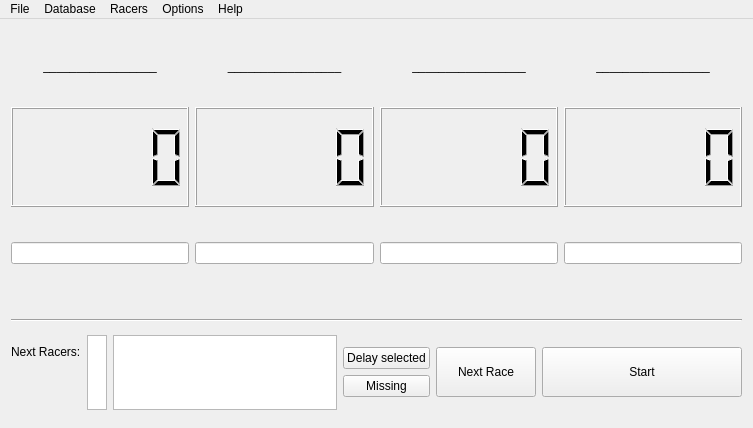
<?xml version="1.0" encoding="UTF-8"?>
<ui version="4.0">
 <class>pinewoodPC</class>
 <widget class="QMainWindow" name="pinewoodPC">
  <property name="geometry">
   <rect>
    <x>0</x>
    <y>0</y>
    <width>753</width>
    <height>428</height>
   </rect>
  </property>
  <property name="windowTitle">
   <string>PinewoodPC</string>
  </property>
  <property name="windowIcon">
   <iconset>
    <normaloff>../Documents/pine.ico</normaloff>../Documents/pine.ico</iconset>
  </property>
  <widget class="QWidget" name="centralWidget">
   <layout class="QVBoxLayout" name="verticalLayout_2">
    <item>
     <layout class="QVBoxLayout" name="verticalLayout">
      <item>
       <layout class="QHBoxLayout" name="horizontalLayout">
        <item>
         <layout class="QVBoxLayout" name="verticalLayout_3">
          <item>
           <spacer name="verticalSpacer_6">
            <property name="orientation">
             <enum>Qt::Vertical</enum>
            </property>
            <property name="sizeHint" stdset="0">
             <size>
              <width>20</width>
              <height>40</height>
             </size>
            </property>
           </spacer>
          </item>
          <item>
           <widget class="QLabel" name="label">
            <property name="text">
             <string>_________________</string>
            </property>
            <property name="alignment">
             <set>Qt::AlignCenter</set>
            </property>
           </widget>
          </item>
          <item>
           <spacer name="verticalSpacer_10">
            <property name="orientation">
             <enum>Qt::Vertical</enum>
            </property>
            <property name="sizeHint" stdset="0">
             <size>
              <width>20</width>
              <height>40</height>
             </size>
            </property>
           </spacer>
          </item>
          <item>
           <widget class="QLCDNumber" name="lcdNumber">
            <property name="minimumSize">
             <size>
              <width>0</width>
              <height>100</height>
             </size>
            </property>
            <property name="smallDecimalPoint">
             <bool>false</bool>
            </property>
            <property name="numDigits">
             <number>5</number>
            </property>
            <property name="segmentStyle">
             <enum>QLCDNumber::Filled</enum>
            </property>
            <property name="value" stdset="0">
             <double>0.000000000000000</double>
            </property>
           </widget>
          </item>
          <item>
           <spacer name="verticalSpacer">
            <property name="orientation">
             <enum>Qt::Vertical</enum>
            </property>
            <property name="sizeHint" stdset="0">
             <size>
              <width>20</width>
              <height>40</height>
             </size>
            </property>
           </spacer>
          </item>
          <item>
           <widget class="QLineEdit" name="lineEdit">
            <property name="inputMethodHints">
             <set>Qt::ImhDigitsOnly|Qt::ImhPreferNumbers</set>
            </property>
            <property name="alignment">
             <set>Qt::AlignCenter</set>
            </property>
           </widget>
          </item>
          <item>
           <spacer name="verticalSpacer_17">
            <property name="orientation">
             <enum>Qt::Vertical</enum>
            </property>
            <property name="sizeHint" stdset="0">
             <size>
              <width>20</width>
              <height>40</height>
             </size>
            </property>
           </spacer>
          </item>
         </layout>
        </item>
        <item>
         <layout class="QVBoxLayout" name="verticalLayout_4">
          <item>
           <spacer name="verticalSpacer_7">
            <property name="orientation">
             <enum>Qt::Vertical</enum>
            </property>
            <property name="sizeHint" stdset="0">
             <size>
              <width>20</width>
              <height>40</height>
             </size>
            </property>
           </spacer>
          </item>
          <item>
           <widget class="QLabel" name="label_2">
            <property name="text">
             <string>_________________</string>
            </property>
            <property name="alignment">
             <set>Qt::AlignCenter</set>
            </property>
           </widget>
          </item>
          <item>
           <spacer name="verticalSpacer_11">
            <property name="orientation">
             <enum>Qt::Vertical</enum>
            </property>
            <property name="sizeHint" stdset="0">
             <size>
              <width>20</width>
              <height>40</height>
             </size>
            </property>
           </spacer>
          </item>
          <item>
           <widget class="QLCDNumber" name="lcdNumber_2">
            <property name="minimumSize">
             <size>
              <width>0</width>
              <height>100</height>
             </size>
            </property>
            <property name="numDigits">
             <number>5</number>
            </property>
           </widget>
          </item>
          <item>
           <spacer name="verticalSpacer_14">
            <property name="orientation">
             <enum>Qt::Vertical</enum>
            </property>
            <property name="sizeHint" stdset="0">
             <size>
              <width>20</width>
              <height>40</height>
             </size>
            </property>
           </spacer>
          </item>
          <item>
           <widget class="QLineEdit" name="lineEdit_2">
            <property name="inputMethodHints">
             <set>Qt::ImhDigitsOnly|Qt::ImhPreferNumbers</set>
            </property>
            <property name="alignment">
             <set>Qt::AlignCenter</set>
            </property>
           </widget>
          </item>
          <item>
           <spacer name="verticalSpacer_18">
            <property name="orientation">
             <enum>Qt::Vertical</enum>
            </property>
            <property name="sizeHint" stdset="0">
             <size>
              <width>20</width>
              <height>40</height>
             </size>
            </property>
           </spacer>
          </item>
         </layout>
        </item>
        <item>
         <layout class="QVBoxLayout" name="verticalLayout_5">
          <item>
           <spacer name="verticalSpacer_8">
            <property name="orientation">
             <enum>Qt::Vertical</enum>
            </property>
            <property name="sizeHint" stdset="0">
             <size>
              <width>20</width>
              <height>40</height>
             </size>
            </property>
           </spacer>
          </item>
          <item>
           <widget class="QLabel" name="label_3">
            <property name="text">
             <string>_________________</string>
            </property>
            <property name="alignment">
             <set>Qt::AlignCenter</set>
            </property>
           </widget>
          </item>
          <item>
           <spacer name="verticalSpacer_12">
            <property name="orientation">
             <enum>Qt::Vertical</enum>
            </property>
            <property name="sizeHint" stdset="0">
             <size>
              <width>20</width>
              <height>40</height>
             </size>
            </property>
           </spacer>
          </item>
          <item>
           <widget class="QLCDNumber" name="lcdNumber_3">
            <property name="minimumSize">
             <size>
              <width>0</width>
              <height>100</height>
             </size>
            </property>
            <property name="smallDecimalPoint">
             <bool>false</bool>
            </property>
            <property name="numDigits">
             <number>5</number>
            </property>
            <property name="segmentStyle">
             <enum>QLCDNumber::Filled</enum>
            </property>
           </widget>
          </item>
          <item>
           <spacer name="verticalSpacer_15">
            <property name="orientation">
             <enum>Qt::Vertical</enum>
            </property>
            <property name="sizeHint" stdset="0">
             <size>
              <width>20</width>
              <height>40</height>
             </size>
            </property>
           </spacer>
          </item>
          <item>
           <widget class="QLineEdit" name="lineEdit_3">
            <property name="inputMethodHints">
             <set>Qt::ImhDigitsOnly|Qt::ImhPreferNumbers</set>
            </property>
            <property name="alignment">
             <set>Qt::AlignCenter</set>
            </property>
           </widget>
          </item>
          <item>
           <spacer name="verticalSpacer_19">
            <property name="orientation">
             <enum>Qt::Vertical</enum>
            </property>
            <property name="sizeHint" stdset="0">
             <size>
              <width>20</width>
              <height>40</height>
             </size>
            </property>
           </spacer>
          </item>
         </layout>
        </item>
        <item>
         <layout class="QVBoxLayout" name="verticalLayout_6">
          <item>
           <spacer name="verticalSpacer_9">
            <property name="orientation">
             <enum>Qt::Vertical</enum>
            </property>
            <property name="sizeHint" stdset="0">
             <size>
              <width>20</width>
              <height>40</height>
             </size>
            </property>
           </spacer>
          </item>
          <item>
           <widget class="QLabel" name="label_4">
            <property name="text">
             <string>_________________</string>
            </property>
            <property name="alignment">
             <set>Qt::AlignCenter</set>
            </property>
           </widget>
          </item>
          <item>
           <spacer name="verticalSpacer_13">
            <property name="orientation">
             <enum>Qt::Vertical</enum>
            </property>
            <property name="sizeHint" stdset="0">
             <size>
              <width>20</width>
              <height>40</height>
             </size>
            </property>
           </spacer>
          </item>
          <item>
           <widget class="QLCDNumber" name="lcdNumber_4">
            <property name="minimumSize">
             <size>
              <width>0</width>
              <height>100</height>
             </size>
            </property>
            <property name="smallDecimalPoint">
             <bool>false</bool>
            </property>
            <property name="numDigits">
             <number>5</number>
            </property>
            <property name="digitCount">
             <number>5</number>
            </property>
            <property name="segmentStyle">
             <enum>QLCDNumber::Filled</enum>
            </property>
            <property name="value" stdset="0">
             <double>0.000000000000000</double>
            </property>
           </widget>
          </item>
          <item>
           <spacer name="verticalSpacer_16">
            <property name="orientation">
             <enum>Qt::Vertical</enum>
            </property>
            <property name="sizeHint" stdset="0">
             <size>
              <width>20</width>
              <height>40</height>
             </size>
            </property>
           </spacer>
          </item>
          <item>
           <widget class="QLineEdit" name="lineEdit_4">
            <property name="inputMethodHints">
             <set>Qt::ImhDigitsOnly|Qt::ImhPreferNumbers</set>
            </property>
            <property name="alignment">
             <set>Qt::AlignCenter</set>
            </property>
           </widget>
          </item>
          <item>
           <spacer name="verticalSpacer_20">
            <property name="orientation">
             <enum>Qt::Vertical</enum>
            </property>
            <property name="sizeHint" stdset="0">
             <size>
              <width>20</width>
              <height>40</height>
             </size>
            </property>
           </spacer>
          </item>
         </layout>
        </item>
       </layout>
      </item>
      <item>
       <spacer name="horizontalSpacer">
        <property name="orientation">
         <enum>Qt::Horizontal</enum>
        </property>
        <property name="sizeHint" stdset="0">
         <size>
          <width>40</width>
          <height>20</height>
         </size>
        </property>
       </spacer>
      </item>
      <item>
       <spacer name="verticalSpacer_21">
        <property name="orientation">
         <enum>Qt::Vertical</enum>
        </property>
        <property name="sizeHint" stdset="0">
         <size>
          <width>20</width>
          <height>40</height>
         </size>
        </property>
       </spacer>
      </item>
      <item>
       <widget class="Line" name="line">
        <property name="orientation">
         <enum>Qt::Horizontal</enum>
        </property>
       </widget>
      </item>
      <item>
       <layout class="QVBoxLayout" name="verticalLayout_7">
        <item>
         <layout class="QHBoxLayout" name="horizontalLayout_3">
          <item>
           <layout class="QVBoxLayout" name="verticalLayout_9">
            <item>
             <spacer name="verticalSpacer_3">
              <property name="orientation">
               <enum>Qt::Vertical</enum>
              </property>
              <property name="sizeHint" stdset="0">
               <size>
                <width>20</width>
                <height>40</height>
               </size>
              </property>
             </spacer>
            </item>
            <item>
             <widget class="QLabel" name="label_5">
              <property name="text">
               <string>Next Racers:</string>
              </property>
             </widget>
            </item>
            <item>
             <spacer name="verticalSpacer_2">
              <property name="orientation">
               <enum>Qt::Vertical</enum>
              </property>
              <property name="sizeHint" stdset="0">
               <size>
                <width>20</width>
                <height>80</height>
               </size>
              </property>
             </spacer>
            </item>
           </layout>
          </item>
          <item>
           <widget class="QListWidget" name="listWidget_2">
            <property name="enabled">
             <bool>true</bool>
            </property>
            <property name="maximumSize">
             <size>
              <width>20</width>
              <height>75</height>
             </size>
            </property>
            <property name="selectionMode">
             <enum>QAbstractItemView::NoSelection</enum>
            </property>
           </widget>
          </item>
          <item>
           <widget class="QListWidget" name="listWidget">
            <property name="maximumSize">
             <size>
              <width>16777215</width>
              <height>75</height>
             </size>
            </property>
            <property name="editTriggers">
             <set>QAbstractItemView::NoEditTriggers</set>
            </property>
            <property name="showDropIndicator" stdset="0">
             <bool>false</bool>
            </property>
           </widget>
          </item>
          <item>
           <layout class="QVBoxLayout" name="verticalLayout_8">
            <item>
             <spacer name="verticalSpacer_4">
              <property name="orientation">
               <enum>Qt::Vertical</enum>
              </property>
              <property name="sizeHint" stdset="0">
               <size>
                <width>20</width>
                <height>40</height>
               </size>
              </property>
             </spacer>
            </item>
            <item>
             <widget class="QPushButton" name="pushButton_2">
              <property name="text">
               <string>Delay selected</string>
              </property>
             </widget>
            </item>
            <item>
             <widget class="QPushButton" name="pushButton_3">
              <property name="text">
               <string>Missing</string>
              </property>
             </widget>
            </item>
            <item>
             <spacer name="verticalSpacer_5">
              <property name="orientation">
               <enum>Qt::Vertical</enum>
              </property>
              <property name="sizeHint" stdset="0">
               <size>
                <width>20</width>
                <height>40</height>
               </size>
              </property>
             </spacer>
            </item>
           </layout>
          </item>
          <item>
           <widget class="QPushButton" name="pushButton_4">
            <property name="minimumSize">
             <size>
              <width>100</width>
              <height>50</height>
             </size>
            </property>
            <property name="text">
             <string>Next Race</string>
            </property>
           </widget>
          </item>
          <item>
           <widget class="QPushButton" name="pushButton">
            <property name="minimumSize">
             <size>
              <width>200</width>
              <height>50</height>
             </size>
            </property>
            <property name="maximumSize">
             <size>
              <width>200</width>
              <height>50</height>
             </size>
            </property>
            <property name="text">
             <string>Start</string>
            </property>
           </widget>
          </item>
         </layout>
        </item>
       </layout>
      </item>
     </layout>
    </item>
   </layout>
  </widget>
  <widget class="QMenuBar" name="menuBar">
   <property name="geometry">
    <rect>
     <x>0</x>
     <y>0</y>
     <width>753</width>
     <height>21</height>
    </rect>
   </property>
   <widget class="QMenu" name="menuFile">
    <property name="title">
     <string>File</string>
    </property>
    <addaction name="actionSingle_race"/>
    <addaction name="actionChampionship"/>
    <addaction name="separator"/>
    <addaction name="actionExit"/>
   </widget>
   <widget class="QMenu" name="menuDatabase">
    <property name="title">
     <string>Database</string>
    </property>
    <addaction name="actionNew_Database"/>
    <addaction name="separator"/>
    <addaction name="actionLoad_Database"/>
    <addaction name="actionSave_Database"/>
    <addaction name="separator"/>
    <addaction name="actionAutosave"/>
   </widget>
   <widget class="QMenu" name="menuRacers">
    <property name="title">
     <string>Racers</string>
    </property>
    <addaction name="actionView_Racers"/>
    <addaction name="actionManage_Racers"/>
    <addaction name="actionPriority_List"/>
   </widget>
   <widget class="QMenu" name="menuOptions">
    <property name="title">
     <string>Options</string>
    </property>
    <widget class="QMenu" name="menuScreen">
     <property name="title">
      <string>Screen</string>
     </property>
     <addaction name="actionNormal_Screen"/>
     <addaction name="actionFull_Screen"/>
    </widget>
    <widget class="QMenu" name="menuLanguage">
     <property name="title">
      <string>Language</string>
     </property>
     <addaction name="actionEnglish"/>
     <addaction name="actionHungarian"/>
    </widget>
    <addaction name="menuScreen"/>
    <addaction name="menuLanguage"/>
   </widget>
   <widget class="QMenu" name="menuHelp">
    <property name="title">
     <string>Help</string>
    </property>
    <addaction name="actionGuide"/>
    <addaction name="actionAbout"/>
   </widget>
   <addaction name="menuFile"/>
   <addaction name="menuDatabase"/>
   <addaction name="menuRacers"/>
   <addaction name="menuOptions"/>
   <addaction name="menuHelp"/>
  </widget>
  <action name="actionExit">
   <property name="text">
    <string>Exit</string>
   </property>
  </action>
  <action name="actionSingle_race">
   <property name="text">
    <string>Single Race</string>
   </property>
  </action>
  <action name="actionChampionship">
   <property name="text">
    <string>Championship</string>
   </property>
  </action>
  <action name="actionNew_Database">
   <property name="text">
    <string>New Database</string>
   </property>
  </action>
  <action name="actionLoad_Database">
   <property name="text">
    <string>Load Database</string>
   </property>
  </action>
  <action name="actionSave_Database">
   <property name="text">
    <string>Save Database</string>
   </property>
  </action>
  <action name="actionAutosave">
   <property name="checkable">
    <bool>true</bool>
   </property>
   <property name="text">
    <string>Autosave</string>
   </property>
  </action>
  <action name="actionView_Racers">
   <property name="text">
    <string>View Racers</string>
   </property>
  </action>
  <action name="actionManage_Racers">
   <property name="text">
    <string>Manage Racers</string>
   </property>
  </action>
  <action name="actionPriority_List">
   <property name="text">
    <string>Priority List</string>
   </property>
  </action>
  <action name="actionGuide">
   <property name="text">
    <string>Guide</string>
   </property>
  </action>
  <action name="actionAbout">
   <property name="text">
    <string>About</string>
   </property>
  </action>
  <action name="actionNormal_Screen">
   <property name="checkable">
    <bool>true</bool>
   </property>
   <property name="checked">
    <bool>true</bool>
   </property>
   <property name="enabled">
    <bool>true</bool>
   </property>
   <property name="text">
    <string>Normal Screen</string>
   </property>
  </action>
  <action name="actionFull_Screen">
   <property name="checkable">
    <bool>true</bool>
   </property>
   <property name="enabled">
    <bool>true</bool>
   </property>
   <property name="text">
    <string>Full Screen</string>
   </property>
  </action>
  <action name="actionEnglish">
   <property name="checkable">
    <bool>true</bool>
   </property>
   <property name="text">
    <string>English</string>
   </property>
  </action>
  <action name="actionHungarian">
   <property name="checkable">
    <bool>true</bool>
   </property>
   <property name="text">
    <string>Hungarian</string>
   </property>
  </action>
 </widget>
 <layoutdefault spacing="6" margin="11"/>
 <resources/>
 <connections>
  <connection>
   <sender>lineEdit</sender>
   <signal>textChanged(QString)</signal>
   <receiver>lineEdit_2</receiver>
   <slot>setFocus()</slot>
   <hints>
    <hint type="sourcelabel">
     <x>127</x>
     <y>252</y>
    </hint>
    <hint type="destinationlabel">
     <x>228</x>
     <y>252</y>
    </hint>
   </hints>
  </connection>
  <connection>
   <sender>lineEdit_2</sender>
   <signal>textChanged(QString)</signal>
   <receiver>lineEdit_3</receiver>
   <slot>setFocus()</slot>
   <hints>
    <hint type="sourcelabel">
     <x>322</x>
     <y>249</y>
    </hint>
    <hint type="destinationlabel">
     <x>439</x>
     <y>251</y>
    </hint>
   </hints>
  </connection>
  <connection>
   <sender>lineEdit_3</sender>
   <signal>textChanged(QString)</signal>
   <receiver>lineEdit_4</receiver>
   <slot>setFocus()</slot>
   <hints>
    <hint type="sourcelabel">
     <x>498</x>
     <y>251</y>
    </hint>
    <hint type="destinationlabel">
     <x>617</x>
     <y>254</y>
    </hint>
   </hints>
  </connection>
  <connection>
   <sender>pushButton</sender>
   <signal>clicked()</signal>
   <receiver>lineEdit</receiver>
   <slot>setFocus()</slot>
   <hints>
    <hint type="sourcelabel">
     <x>640</x>
     <y>373</y>
    </hint>
    <hint type="destinationlabel">
     <x>82</x>
     <y>257</y>
    </hint>
   </hints>
  </connection>
 </connections>
</ui>
